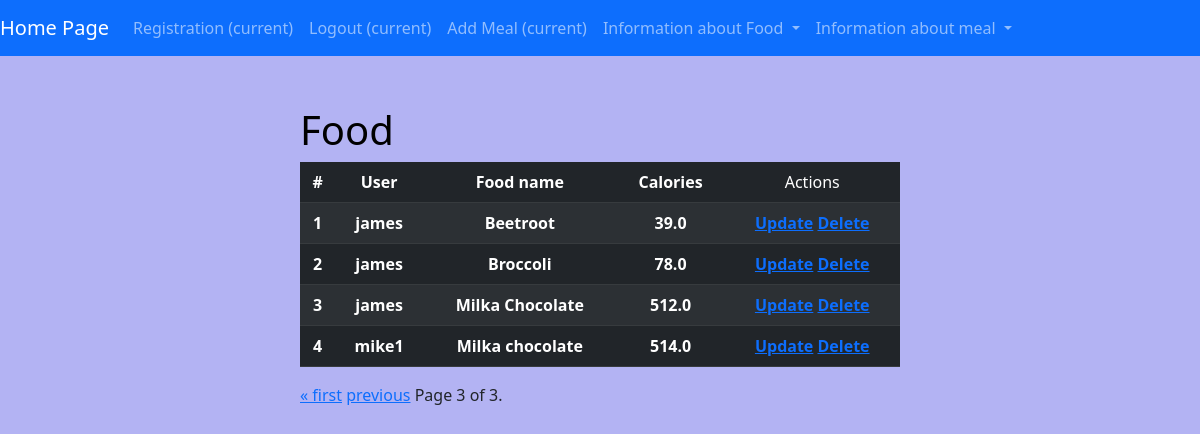
The app's page /food/?page=3 (signed in), older data.
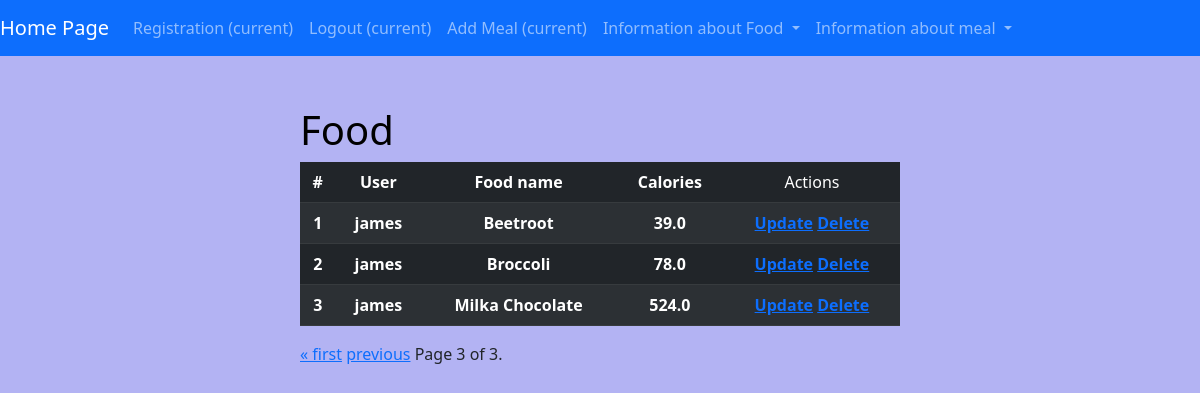
The same page, newer data.
### calories_counter/models.py (models this page shows, shortened)
class Food(models.Model):
    user = models.ForeignKey(settings.AUTH_USER_MODEL, on_delete=models.CASCADE)
    food_name = models.CharField(max_length=255)
    calories = models.FloatField()

### calories_counter/views.py (the view)
# urls.py: path("food/", views.FoodView.as_view(), name="foods"),
class FoodView(LoginRequiredMixin, View):
    def get(self, request):
        food_objects = Food.objects.all()
        paginator = Paginator(food_objects, 10)
        page = request.GET.get('page')
        foods = paginator.get_page(page)
        return render(request, "calories_counter/food.html", {"foods": foods})

### calories_counter/templates/calories_counter/food.html (shortened to what this page needs)
{% extends 'base.html' %}
{% load static %}
{% block css_files %}
  <link rel="stylesheet" href="{% static 'calories_counter/food.css' %}">
{% endblock %}
{% block content %}
  <div id="user-food">
    <h1>Food</h1>
    <table class="table table-dark table-striped">
      <thead>
      <tr>
        <th scope="col">#</th>
        <th scope="col">User</th>
        <th scope="col">Food name</th>
        <th scope="col">Calories</th>
        <td scope="col">Actions</td>
      </tr>
      </thead>
      <tbody>
      {% for food in foods %}
        <tr>
          <th scope="row">{{ forloop.counter }}</th>
          <th>{{ food.user }}</th>
          <th>{{ food.food_name }}</th>
          <th>{{ food.calories }}</th>
          <th>
            <a href="{% url 'food_update' food.id %}">Update</a>
            <a href="{% url 'food_delete' food.id %}">Delete</a>
          </th>
        </tr>
      {% endfor %}
      </tbody>
    </table>
    <div class="pagination">
      <span class="step-links">
        {% if foods.has_previous %}
          <a href="?page=1">&laquo; first</a>
          <a href="?page={{ foods.previous_page_number }}">previous</a>
        {% endif %}
        <span class="current">
            Page {{ foods.number }} of {{ foods.paginator.num_pages }}.
        </span>
    </span>
    </div>
  </div>
{% endblock %}

### templates/base.html (shortened to what this page needs)
{% load static %}
<!doctype html>
<html lang="en">
<head>
  <link href="https://cdn.jsdelivr.net/npm/bootstrap@5.3.0-alpha3/dist/css/bootstrap.min.css" rel="stylesheet">
  <link rel="stylesheet" href="{% static 'styles.css' %}">
  {% block css_files %} {% endblock %}
</head>
<body>
<nav class="navbar navbar-expand-lg navbar navbar-dark bg-primary">
  <a class="navbar-brand" href="{% url 'start_page' %}">Home Page</a>
  <div class="collapse navbar-collapse" id="navbarSupportedContent">
    <ul class="navbar-nav mr-auto">
      <li class="nav-item active">
        <a class="nav-link" href="{% url 'register' %}">Registration <span class="sr-only">(current)</span></a>
      </li>
      <li class="nav-item active">
        {% if request.user.is_authenticated %}
        <a class="nav-link" href="{% url 'logout' %}">Logout <span class="sr-only">(current)</span></a>
        {% else %}
        <a class="nav-link" href="{% url 'login' %}">Login <span class="sr-only">(current)</span></a>
        {% endif %}
      </li>
      <li class="nav-item active">
        {% if request.user.is_authenticated %}
        <a class="nav-link" href="{% url 'meal_create' %}">Add Meal <span class="sr-only">(current)</span></a>
        {% endif %}
      </li>
      {% if request.user.is_authenticated %}
      <li class="nav-item dropdown">
        <a class="nav-link dropdown-toggle" href="#" id="navbarDropdown" role="button" data-bs-toggle="dropdown"
           aria-haspopup="true" aria-expanded="false">
          Information about Food
        </a>
      </li>
        <li class="nav-item dropdown">
          <a class="nav-link dropdown-toggle" href="#" id="navbarDropdown" role="button" data-bs-toggle="dropdown"
             aria-haspopup="true" aria-expanded="false">
            Information about meal
          </a>
        </li>
      {% endif %}
    </ul>
  </div>
</nav>
  {% block content %}
    {% endblock %}
</body>
</html>

### static/styles.css (style rules this page uses)
h1 { color: black; }
body { background-color: #b3b3f3; }

### calories_counter/static/calories_counter/food.css (style rules this page uses)
#user-food { display: flex; justify-content: center; flex-direction: column; padding-top: 50px; width: 50%; margin: 0 auto; }
tr, th { text-align: center; }

Row changes from the older to the newer data that the page shows:
removed Food: user "mike1", food_name "Milka chocolate", calories "514.0"
changed Food "Milka Chocolate": calories "512.0" → "524.0"
